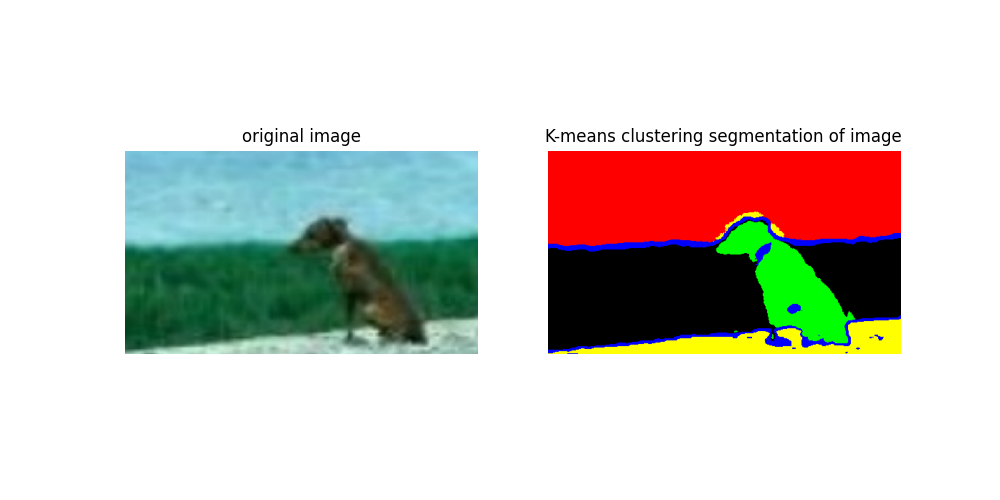

Write Python code to recreate this figure.
import numpy as np
from PIL import Image
import matplotlib.pyplot as plt

# 读取图像
image = np.array(Image.open('raw.png')).astype(np.float64)
lines, samples, bands = image.shape

# 初始化参数
K = 5
A = image
Center = np.zeros((K, 3))
center = np.zeros((K, 3))

# 初始化聚类中心
np.random.seed(0)  # 为了结果的可复现性
for k in range(K):
    l = np.random.randint(0, lines)
    s = np.random.randint(0, samples)
    Center[k, :] = A[l, s, :]

Result = np.zeros((lines, samples), dtype=int)

# K-means算法
while not np.array_equal(Center, center):
    center = Center.copy()

    # 计算每个像素点到聚类中心的距离，并找到最近的聚类中心
    for i in range(lines):
        for j in range(samples):
            distances = np.sqrt(((A[i, j, :] - Center) ** 2).sum(axis=1))  # 计算所有聚类中心的距离
            Result[i, j] = np.argmin(distances)  # 找到最近的聚类中心

    # 重新计算聚类中心
    for k in range(K):
        indices = np.where(Result == k)
        if indices[0].size > 0:  # 确保该类中有像素
            Center[k, :] = np.mean(A[indices[0], indices[1], :], axis=0)

        # 显示原始图像和聚类结果（移出循环）
fig, axs = plt.subplots(1, 2, figsize=(10, 5))
axs[0].imshow(np.uint8(image))
axs[0].set_title('original image')
axs[0].axis('off')

# 将聚类结果转换为图像显示
Image1 = Result.reshape(lines, samples)
color_map = np.array([[0, 0, 0], [255, 0, 0], [0, 255, 0], [0, 0, 255], [255, 255, 0]])  # 示例颜色映射
segmented_image = color_map[Image1]
axs[1].imshow(np.uint8(segmented_image))  # 确保转换为uint8以正确显示颜色
axs[1].set_title('K-means clustering segmentation of image')
axs[1].axis('off')

plt.show()
